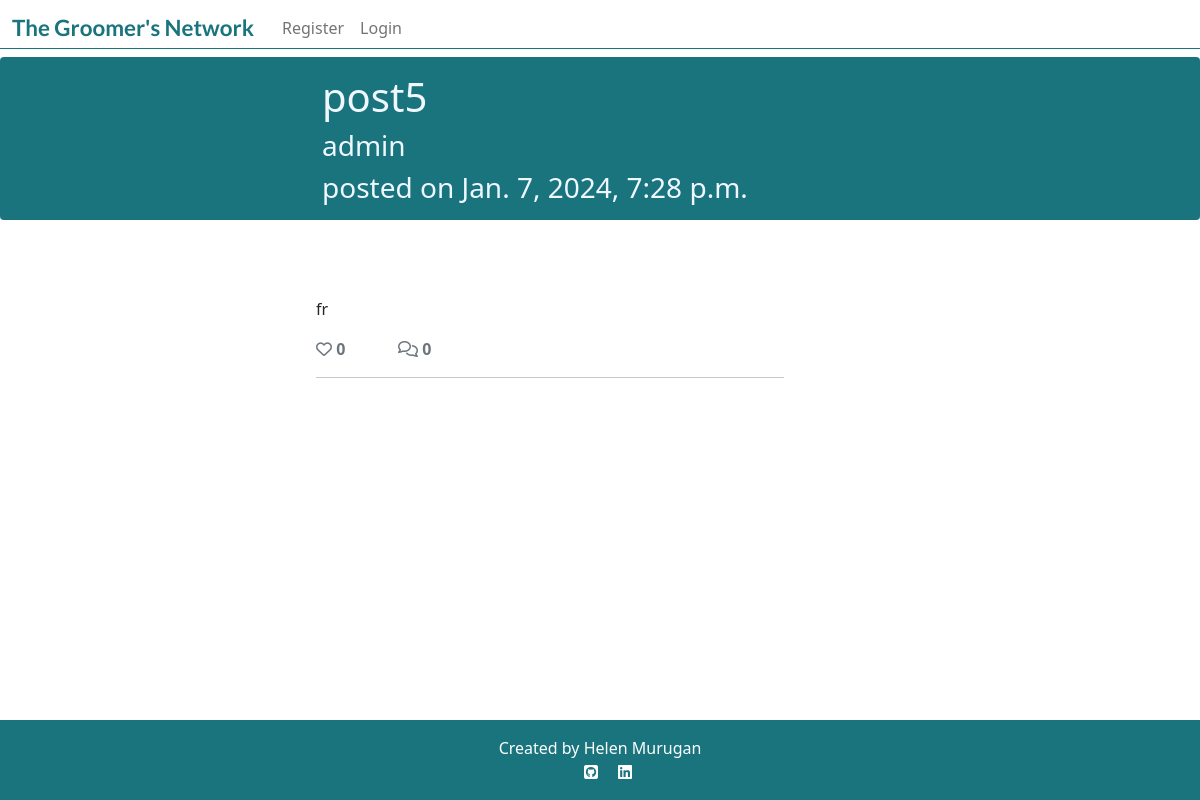
Before: /posts/post5-20240107192811/ with the older database file.
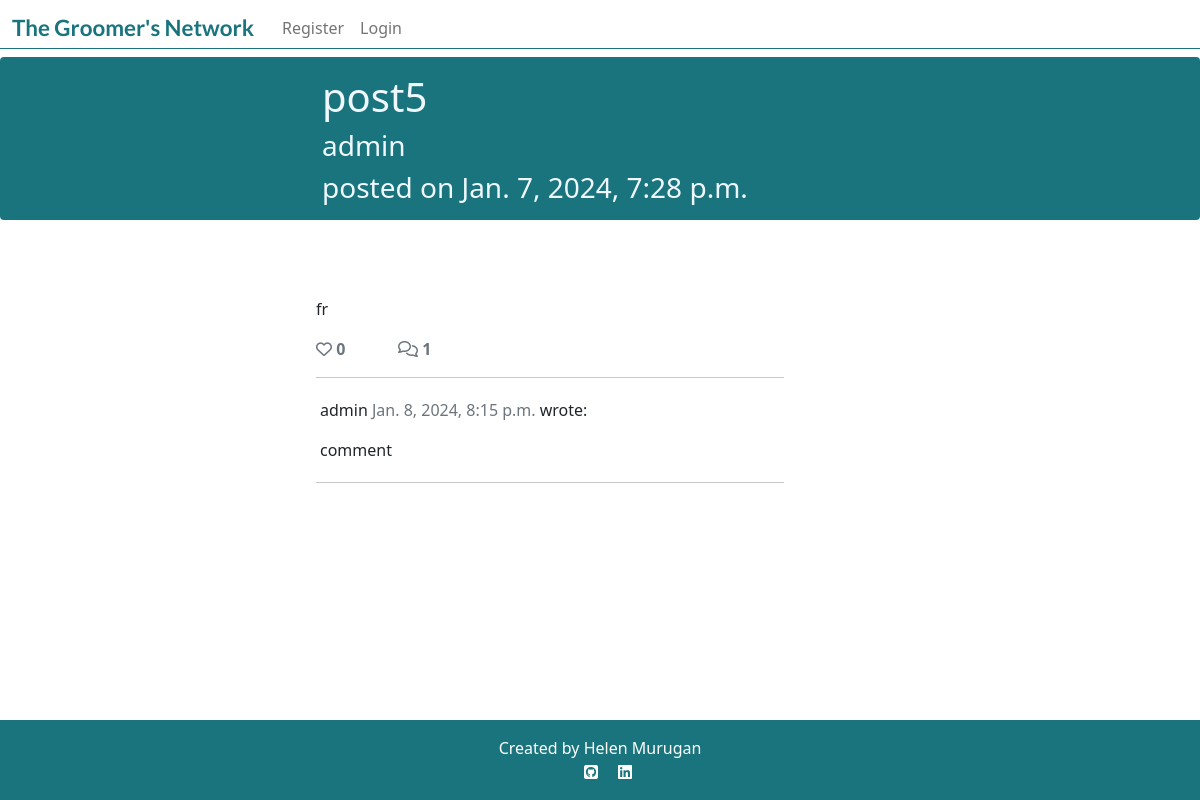
After: the same page with the newer database file.
### post/models.py (models this page shows, shortened)
class Comment(models.Model):
    post = models.ForeignKey(
        Post,
        on_delete=models.CASCADE,
        related_name="comments"
        )
    name = models.CharField(
        blank=True,
        null=True,
        max_length=80
        )
    author = models.ForeignKey(
        User,
        on_delete=models.CASCADE,
        related_name="post_comment"
        )
    body = models.TextField()
    created_on = models.DateTimeField(
        auto_now_add=True
    )
    approved = models.BooleanField(default=True)
    class Meta:
        ordering = ["created_on"]

### post/views.py (the view, shortened to what this page needs)
# urls.py: path('<slug:slug>/', views.PostDetail.as_view(), name='post_detail'),
class PostDetail(View):
    def get(self, request, slug, *args, **kwargs):
        queryset = Post.objects
        post = get_object_or_404(queryset, slug=slug)
        comments = post.comments.filter(approved=True).order_by("created_on")
        liked = False
        if post.likes.filter(id=self.request.user.id).exists():
            liked = True
        return render(
            request,
            "post_detail.html",
            {
                "post": post,
                "comments": comments,
                "liked": liked,
                "comment_form": CommentForm(),
            },
        )

### post/models.py (called while the page is built)
    def number_of_likes(self):
        return self.likes.count()

### templates/post_detail.html (shortened to what this page needs)
{% extends 'base.html' %}
{% block content %}
{% load crispy_forms_tags %}
<div class="container-fluid masthead">
    <div class="row">
        <div class="card masthead-text">
            <div class="card-body col-xl-5 offset-xl-3 col-md-8 offset-md-2">
                <h1 class="card-title">{{ post.title }}</h1>
                <h3 class="card-text">{{ post.author }}</h3>
                <h3 class="card-text">posted on {{ post.created_on }}</h3>
            </div>
        </div>
    </div>
</div>
<div class="card col-xl-5 offset-xl-3 col-md-8 offset-md-2">
    <div class="card-img-top">
    </div>
    <div class="card-body">
        <p class="card-text">
            {{ post.content | safe }}
        </p>
        <div class="row">
            <div class="col-2">
                <strong>
                    {% if user.is_authenticated %}
                    <form class="d-inline" action="{% url 'post_like' post.slug %}" method="POST">
                        {% csrf_token %}
                        {% if liked %}
                        <button type="submit" name="post_id" value="{{post.slug}}" class="btn-like"><i class="fas fa-heart"></i></button>
                        {% else %}
                        <button type="submit" name="post_id" value="{{post.slug}}" class="btn-like"><i class="far fa-heart"></i></button>
                        {% endif %}
                    </form>
                    {% else %}
                    <span class="text-secondary"><i class="far fa-heart"></i></span>
                    {% endif %}
                <span class="text-secondary">{{ post.number_of_likes }} </span>
                </strong>
            </div>
            <div class="col-2">
                {% with comments.count as total_comments %}
                <strong class="text-secondary"><i class="far fa-comments"></i>
                    {{ total_comments }}</strong>
                {% endwith %}
            </div>
        </div>
        <div class="row">
            <div class="col">
                <hr>
            </div>
        </div>
        <div>
            <div>
                {% for comment in comments %}
                <div class="p-1">
                    <p>
                        {{ comment.name }}
                        <span class="text-muted">
                            {{ comment.created_on }}
                        </span> wrote:
                    </p>
                    {{ comment.body | safe }}
                </div>
                <div>
                    <hr>
                </div>
                {% endfor %}
            </div>
        </div>
    </div>
</div>
{% endblock content %}

Changed rows visible on the page:
added Comment: name "admin", created_on "Jan. 8, 2024, 8:15 p.m.", body "comment"
Other visible differences:
{{ total_comments }}: "0" → "1"
